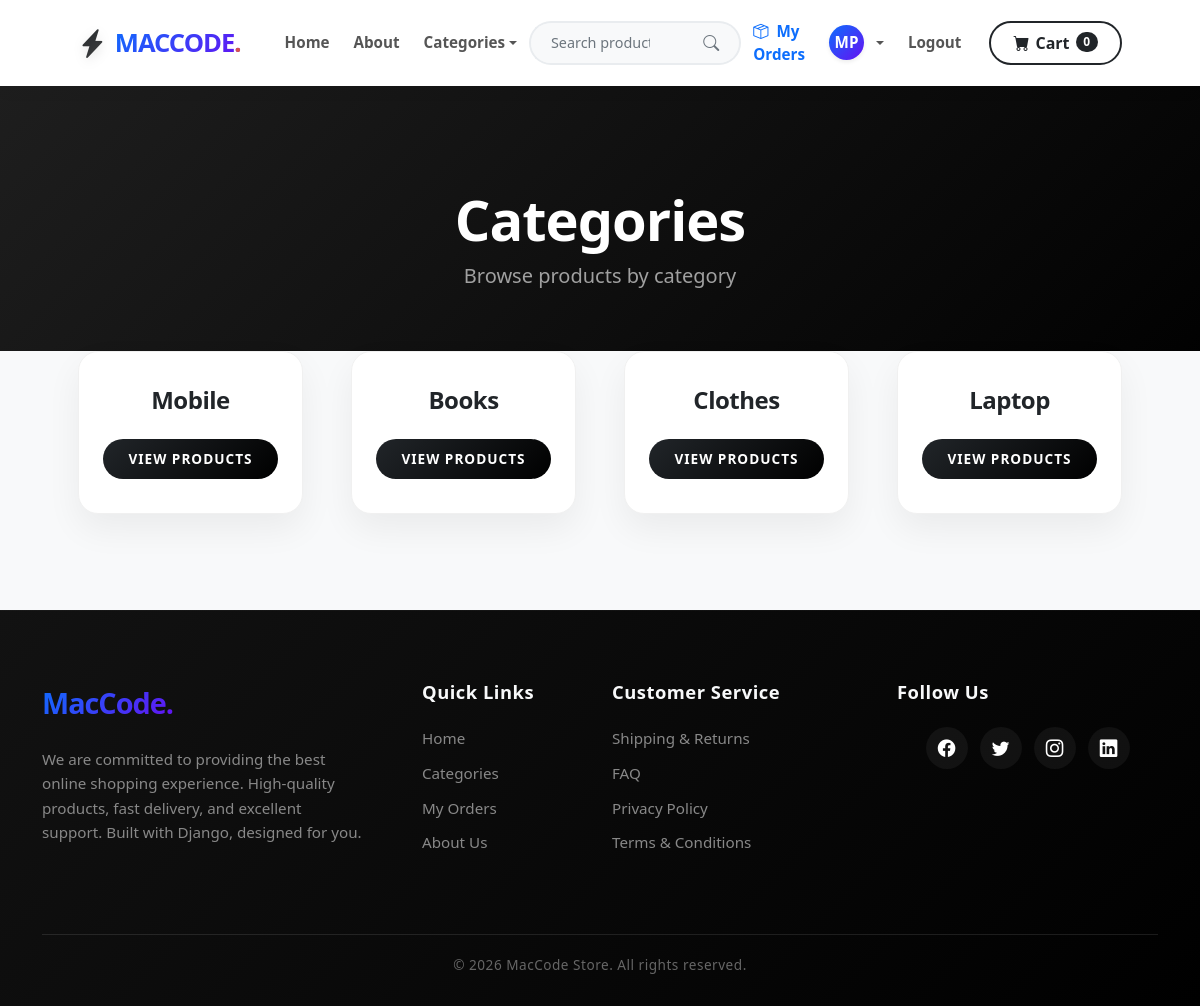
Page /category_summary/ (signed in) on the committed database.
### store/models.py (models this page shows, shortened)
class Category(models.Model):
    name=models.CharField(max_length=100)
    class Meta:
      verbose_name_plural = 'categories'

### store/views.py (the view)
# urls.py: path('category_summary/', views.category_summary, name='category_summary'),
def category_summary(request):
    categories = Category.objects.all()
    return render(request, 'category_summary.html', {'categories': categories})

### cart/cart.py (called while the page is built)
    def __len__(self):
        return sum(int(item.get('qty', 0)) for item in self.cart.values())

### cart/context_processors.py (called while the page is built)
def cart(req):
    return {'cart':Cart(req)}

### store/templates/category_summary.html (shortened to what this page needs)
{% extends "base.html" %}
{% block content %}
<header class="category-header text-center">
    <div class="container px-4 px-lg-5">
        <h1 class="display-4 text-white">Categories</h1>
        <p class="lead fw-normal mb-0">Browse products by category</p>
    </div>
</header>
<section class="pb-5 bg-light">
    <div class="container px-4 px-lg-5 category-container">
        <div class="row gx-4 gx-lg-5 row-cols-1 row-cols-sm-2 row-cols-md-3 row-cols-xl-4 justify-content-center">
            {% if categories %}
                {% for category in categories %}
                    <div class="col mb-5">
                        <div class="card h-100 premium-card">
                            <div class="card-body p-4 d-flex align-items-center justify-content-center">
                                <div class="text-center">
                                    <h5 class="category-title mb-0">{{ category.name }}</h5>
                                </div>
                            </div>
                            <div class="card-footer p-4 pt-0 border-top-0 bg-transparent">
                                <div class="text-center">
                                    <a class="btn btn-premium mt-auto w-100" href="{% url 'category' category.name %}">View Products</a>
                                </div>
                            </div>
                        </div>
                    </div>
                {% endfor %}
            {% endif %}
        </div>
    </div>
</section>
{% endblock %}

### store/templates/navbar.html (shortened to what this page needs)
{% load static %}
<nav class="navbar navbar-expand-lg navbar-premium sticky-top">
    <div class="container px-4 px-lg-5">
        <a class="navbar-brand brand-premium" href="{% url 'home' %}">
            <i class="bi-lightning-charge-fill logo-icon"></i>
            <span class="logo-text">MacCode</span>
        </a>
        <div class="collapse navbar-collapse" id="navbarSupportedContent">
            <ul class="navbar-nav me-auto mb-2 mb-lg-0 ms-lg-3">
                <li class="nav-item"><a class="nav-link nav-link-premium" href="{% url 'home' %}">Home</a></li>
                <li class="nav-item"><a class="nav-link nav-link-premium" href="{% url 'about' %}">About</a></li>
                <li class="nav-item dropdown">
                    <a class="nav-link dropdown-toggle nav-link-premium" id="navbarDropdown1" href="#" role="button" data-bs-toggle="dropdown" aria-expanded="false">Categories</a>
                </li>
            </ul>
            <form class="d-flex mx-auto my-3 my-lg-0 search-form-nav" method="POST" action="{% url 'search' %}">
                <div class="input-group">
                    <input class="form-control search-input-nav" type="search" placeholder="Search products..." aria-label="Search" name="searched" required>
                    <button class="btn btn-search-nav" type="submit">
                        <i class="bi-search"></i>
                    </button>
                </div>
            </form>
            <ul class="navbar-nav ms-auto mb-2 mb-lg-0 align-items-lg-center">
                {% if user.is_authenticated %}
                <li class="nav-item">
                    <a class="nav-link nav-link-premium fw-bold" style="color: #0d6efd !important;" href="{% url 'my_orders' %}">
                        <i class="bi-box-seam me-1"></i> My Orders
                    </a>
                </li>
                <li class="nav-item dropdown">
                    <a class="nav-link dropdown-toggle nav-link-premium d-flex align-items-center gap-2" id="profileDropdown" href="#" role="button" data-bs-toggle="dropdown" aria-expanded="false" style="padding-top: 0; padding-bottom: 0;">
                        {% if user.profile.image %}
                            <img src="{{ user.profile.image.url }}" alt="Profile Avatar" class="rounded-circle shadow-sm" width="35" height="35" style="object-fit: cover; border: 2px solid #e9ecef;">
                        {% else %}
                            <div class="rounded-circle text-white d-flex justify-content-center align-items-center fw-bold shadow-sm" style="width:35px; height:35px; font-size:0.95rem; background: linear-gradient(135deg, #0d6efd 0%, #6610f2 100%);">
                                {{ user.first_name|slice:":1"|upper }}{{ user.last_name|slice:":1"|upper }}
                            </div>
                        {% endif %}
                    </a>
                </li>
                <li class="nav-item"><a class="nav-link nav-link-premium" href="{% url 'logout' %}">Logout</a></li>
                {% else %}
                <li class="nav-item"><a class="nav-link nav-link-premium" href="{% url 'login' %}">Login</a></li>
                <li class="nav-item"><a class="nav-link nav-link-premium" href="{% url 'register' %}">Register</a></li>
                {% endif %}
            </ul>
            <div class="d-flex ms-lg-3 mt-3 mt-lg-0">
                <a href="{% url 'cart_summary' %}" class="btn btn-cart-premium w-100 justify-content-center">
                    <i class="bi-cart-fill"></i>
                    Cart
                    <span class="badge bg-dark text-white rounded-pill" id="cart-quantity">{{ cart|length }}</span>
                </a>
            </div>
        </div>
    </div>
</nav>

### store/templates/navbar.html (style rules this page uses)
.navbar-premium { background-color: #ffffff !important; box-shadow: 0 4px 15px rgba(0, 0, 0, 0.05); padding-top: 12px; padding-bottom: 12px; }
.brand-premium { text-decoration: none; display: flex; align-items: center; transition: transform 0.3s ease; }
.logo-icon { font-size: 1.8rem; margin-right: 8px; background: linear-gradient(135deg, #212529 0%, #434343 100%); -webkit-background-clip: text; -webkit-text-fill-color: transparent; filter: drop-shadow(0px 4px 6px rgba(0,0,0,0.1)); }
.logo-text { font-weight: 900; font-size: 1.6rem; letter-spacing: -1px; text-transform: uppercase; background: linear-gradient(135deg, #0d6efd 0%, #6610f2 100%); -webkit-background-clip: text; -webkit-text-fill-color: transparent; display: inline-block; }
.logo-text::after { content: '.'; color: #d9534f; -webkit-text-fill-color: #d9534f; }
.nav-link-premium { font-weight: 600; color: #555555 !important; margin: 0 4px; transition: color 0.3s ease; font-size: 0.95rem; }
.search-form-nav { width: 100%; max-width: 400px; }
.search-input-nav { border-radius: 30px 0 0 30px !important; border: 2px solid #e9ecef; border-right: none; padding: 8px 20px; font-size: 0.9rem; font-weight: 500; background-color: #f8f9fa; box-shadow: none !important; transition: all 0.3s ease; }
.btn-search-nav { border-radius: 0 30px 30px 0 !important; border: 2px solid #e9ecef; border-left: none; background-color: #f8f9fa; color: #6c757d; padding: 8px 20px; transition: all 0.3s ease; }
.btn-cart-premium { border-radius: 30px; padding: 8px 22px; font-weight: 600; border: 2px solid #212529; background: transparent; color: #212529; transition: all 0.3s ease; display: flex; align-items: center; gap: 6px; }

### store/templates/category_summary.html (style rules this page uses)
.category-header { background: linear-gradient(135deg, #1e1e1e 0%, #000000 100%); padding: 100px 0 140px 0; }
.category-header h1 { letter-spacing: -1px; font-weight: 800; animation: fadeDown 1s ease forwards; }
.category-header p { animation: fadeUp 1.2s ease forwards; color: #a0a0a0 !important; }
.category-container { margin-top: -80px; position: relative; z-index: 10; }
.premium-card { background: #ffffff; border-radius: 20px; box-shadow: 0 15px 35px rgba(0,0,0,0.06); border: 1px solid #f0f0f0; transition: all 0.4s ease; padding: 10px 0; }
.category-title { font-weight: 800; font-size: 1.5rem; color: #212529; text-transform: capitalize; letter-spacing: -0.5px; }
.btn-premium { border-radius: 30px; padding: 10px 24px; font-weight: 700; text-transform: uppercase; font-size: 0.85rem; letter-spacing: 1px; background: linear-gradient(135deg, #212529, #000); color: white; border: none; transition: all 0.3s ease; }

### rows in the picture
Category: name "Mobile"
Category: name "Books"
Category: name "Clothes"
Category: name "Laptop"

### other values in the picture
{{ user.first_name|slice:":1"|upper }} "M"
{{ user.last_name|slice:":1"|upper }} "P"
{{ cart|length }} "0"
